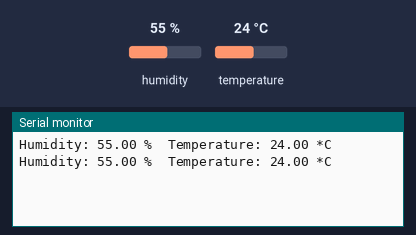
A sketch run on a simulated Arduino Uno, built with avr-gcc and run on an emulated ATmega328P. On the bench: the last lines printed to the serial monitor. The test bench sets the inputs (shaded band); at power-on: humidity 55 %, temperature 24 °C.

Above: at 4.8 s.
4.9 s: humidity set to 22 %
At 7.5 s:
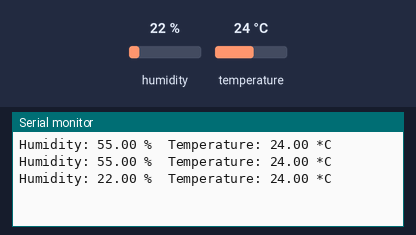
7.9 s: temperature set to 12 °C
At 8.7 s:
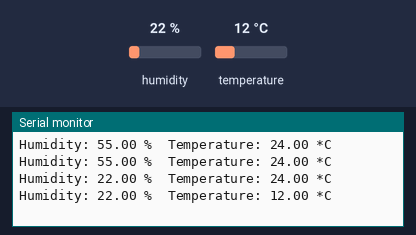
10.9 s: humidity set to 40 %
At 13.6 s:
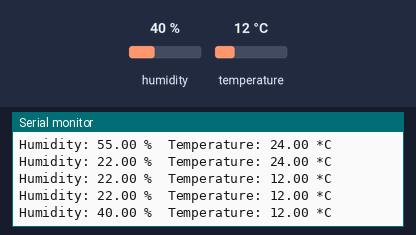
Timing chart, 0 to 15.1 s (numbered marks = the images above; inputs shaded):
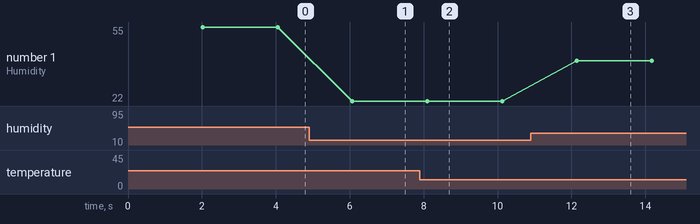

Measured:
- after the input at 4.9 s, the serial monitor: prints a new line after 1.2 s (image 1)
- after the input at 7.9 s, the serial monitor: prints a new line after 0.20 s (image 2)
- after the input at 10.9 s, the serial monitor: prints a new line after 1.2 s (image 3)
- plotted number 1: 55 → 22 after the input at 4.9 s, 22 → 40 after the input at 10.9 s

The sketch:

DHT.ino
```cpp
#include "DHT.h"
#define DHTPIN 5          // what pin we're connected to
#define DHTTYPE DHT11     // DHT 11

DHT dht(DHTPIN, DHTTYPE);

void setup() {
  Serial.begin(115200);
  dht.begin();
}

void loop()
{
  delay(2000);
  float h = dht.readHumidity();
  float t = dht.readTemperature();
  if (isnan(h) || isnan(t))
  {
    Serial.println("Failed to read from DHT sensor!");
    return;
  }
  Serial.print("Humidity: ");
  Serial.print(h);
  Serial.print(" %\t");
  Serial.print("Temperature: ");
  Serial.print(t);
  Serial.println(" *C ");
}
```
